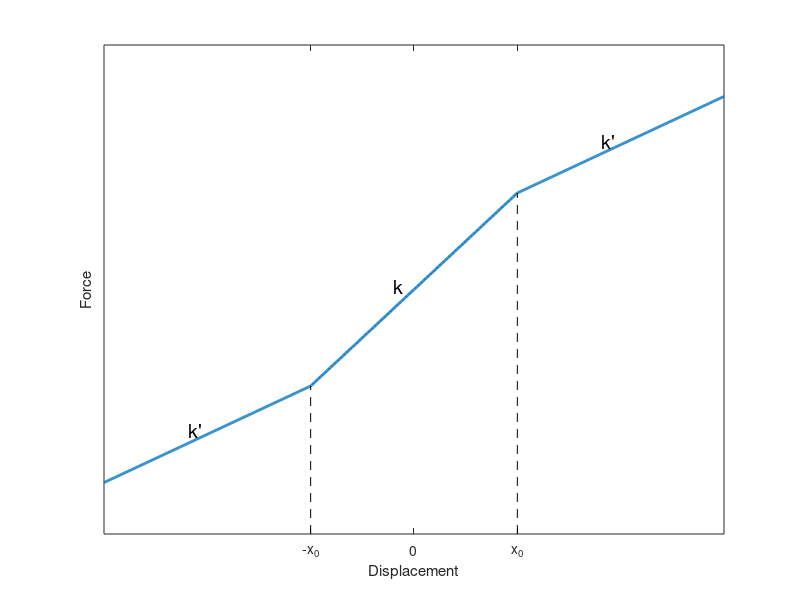

MATLAB code for this plot: (Note: this script raises an error after producing the figure.)
%% system
m = 1;
k1 = (10*2*pi)^2;
k2 = k1/2;
x0 = 6;
zeta = 0.005;
zeta = 0.01;
c = 2*zeta*sqrt(k1*m);


g = @(x) (k2-k1)*(x-x0).*(x>x0);
g = @(x) (k2-k1)*(x-x0).*(x>x0) + (k2-k1)*(x+x0).*(x<-x0);
% g = @(x) 0;

if true
    X = linspace(-3*x0, 3*x0, 1000);
    Kx = nan(size(X));
    Gx = nan(size(X));
    for ix = 1:length(X)
        Kx(ix) = k1*X(ix) + g(X(ix));
        Gx(ix) = g(X(ix));
    end
    figure;
%     xline(0);
%     hold on
%     yline(0);
    plot(X, Kx, 'LineWidth', 2);
%     hold on
%     plot(X, Gx);
    hold on
    plot([-x0, -x0], [get(gca, 'YLim') * [1;0], -k1*x0], '--', 'Color', [0 0 0]);
    plot([x0, x0], [get(gca, 'YLim') * [1;0], k1*x0], '--', 'Color', [0 0 0]);
    xlabel('Displacement');
    ylabel('Force');
    text(0, 0, {'k  ', ''}, 'FontSize', 14, 'HorizontalAlignment', 'right');
    xkp = 2*x0;
    text(xkp, k1*xkp+g(xkp), {'k'' ', ''}, 'FontSize', 14, 'HorizontalAlignment', 'right');
    text(-xkp, -k1*xkp+g(-xkp), {'k'' ', ''}, 'FontSize', 14, 'HorizontalAlignment', 'right');
    xticks([-x0, 0, x0]);
    xticklabels({'-x_0', '0', 'x_0'});
    yticks([]);
    xlim(3*x0*[-1 1]);
%     grid on
end


% time
T = 10000;
T = 40;
T0 = 5/(c/(2*m));
fe = 1000;

dt = 1/fe;
T0 = dt * ceil(T0/dt);
t = -T0:dt:T;
kt0 = sum(t < 0) + 1;

%% excitation

% dirac
f = zeros(size(t));
f(kt0) = 1000 / dt;

% % noise
% f0 = 150;
% f0 = 150*sqrt(4);
% f = f0/sqrt(dt) * randn(size(t));

% noise + diracs


% Aref
Aref = f0*sqrt(dt)/(2*m*sqrt(k1/m)*sqrt(zeta*sqrt(k1/m)*dt))

% sigma F
sigmaF = sqrt(f0^2*dt^2*pi/(m*k1/m*(1-zeta^2)*dt))


%% ode
xi = 0;
vi = 0;

Xi = [xi; vi];

D = @(t, X) [X(2); 1/m*(-k1*X(1) -g(X(1)) - c*X(2) - f(floor((T0+t)/dt)+1))];

X = RK4(D, t, Xi);
x = X(1, :);

% delete begining
t = t(kt0:end);
x = x(kt0:end);

% resampling
fe2 = 100;
Nfe = floor(fe/fe2);
t = t(1:Nfe:end);
x = x(1:Nfe:end);

% plot
figure;
plt = plot(t, x);
xlabel('Time [s]');
ylabel('Displacement [m]');



%% wavelet

fmin = 5;
fmax = 15;
Q = sqrt(pi/zeta)/3;
MotherWavelet = 'morlet';
MaxParallelRidges = 1;
MaxSlopeRidge = inf;
SignalUnit = 'm';
SquaredSignalUnit = 'm²';


WaveletMenu('WaveletPlot', plt, 'fmin', fmin, 'fmax', fmax, 'Q', Q, 'MotherWavelet', MotherWavelet,...
    'MaxParallelRidges', MaxParallelRidges, 'MaxSlopeRidge', MaxSlopeRidge,...
    'SignalUnit', SignalUnit, 'SquaredSignalUnit', SquaredSignalUnit);


%% freq

f1 = @(A) 1/(2*pi) * (sqrt(k1/m) - (A > x0) *(k1-k2)/(pi*sqrt(m*k1)) .* ( ...
    acos(x0./A) - (x0./A) .* sqrt(1-(x0./A).^2)));

f2 = @(A) 1/(2*pi) * ( (A <= x0) *sqrt(k1/m) + (A > x0) * (pi/2) ./ ...
    (sqrt(m/k1)*asin(x0./sqrt(A.^2+(k2-k1)/k1*(A-x0).^2)) + sqrt(m/k2)*acos(k1*x0./(k2*A+(k1-k2)*x0))));


if false
    A = linspace(0, 10*x0, 1000);
    figure;
    plot(A, f1(A));
    hold on
    plot(A, f2(A));
end
